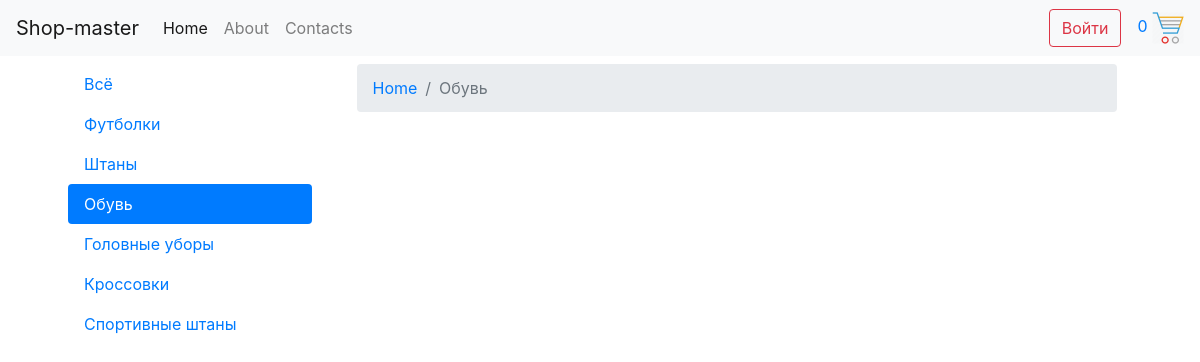
Page /cat.php?id=3 on the committed database.
### tables this page shows
CREATE TABLE `categories` (
  `id` int(11) NOT NULL,
  `title` varchar(255) NOT NULL
);

### cat.php (the view, shortened to what this page needs)
<?php
	include $_SERVER['DOCUMENT_ROOT'] . '/configs/db.php';
	include $_SERVER['DOCUMENT_ROOT'] . '/parts/header.php';
	$category_result = $conn->query( "SELECT * FROM categories WHERE id=" . $_GET['id'] );
	$category = mysqli_fetch_assoc( $category_result );
?>
<nav aria-label="breadcrumb">
  <ol class="breadcrumb">
    <li class="breadcrumb-item"><a href="/">Home</a></li>
    <li class="breadcrumb-item active" aria-current="page"><?php echo $category['title'] ?></li>
  </ol>
</nav>
<?php
	include $_SERVER['DOCUMENT_ROOT'] . '/parts/footer.php';
?>

### parts/cat_nav.php
<div class="nav flex-column nav-pills" id="v-pills-tab" role="tablist" aria-orientation="vertical">
	<a class="nav-link <?php if(!isset($_GET['id'])) {?> active <?php } ?>" href="/">Всё</a>
	<?php
		$sql = "SELECT * FROM categories";
		$result = $conn->query($sql);
		while ($row = mysqli_fetch_assoc($result)) {
			if(isset($_GET['id']) && $_GET['id'] == $row['id']){
				echo "<a class='nav-link active' href='/cat.php?id=" . $row['id'] . "'>" . $row['title'] . "</a>";
			} else {
				echo "<a class='nav-link' href='/cat.php?id=" . $row['id'] . "'>" . $row['title'] . "</a>";
			}
		}
	?>
</div>

### rows in the picture
categories: title "Футболки"
categories: title "Штаны"
categories: title "Обувь"
categories: title "Головные уборы"
categories: title "Кроссовки"
categories: title "Спортивные штаны"
